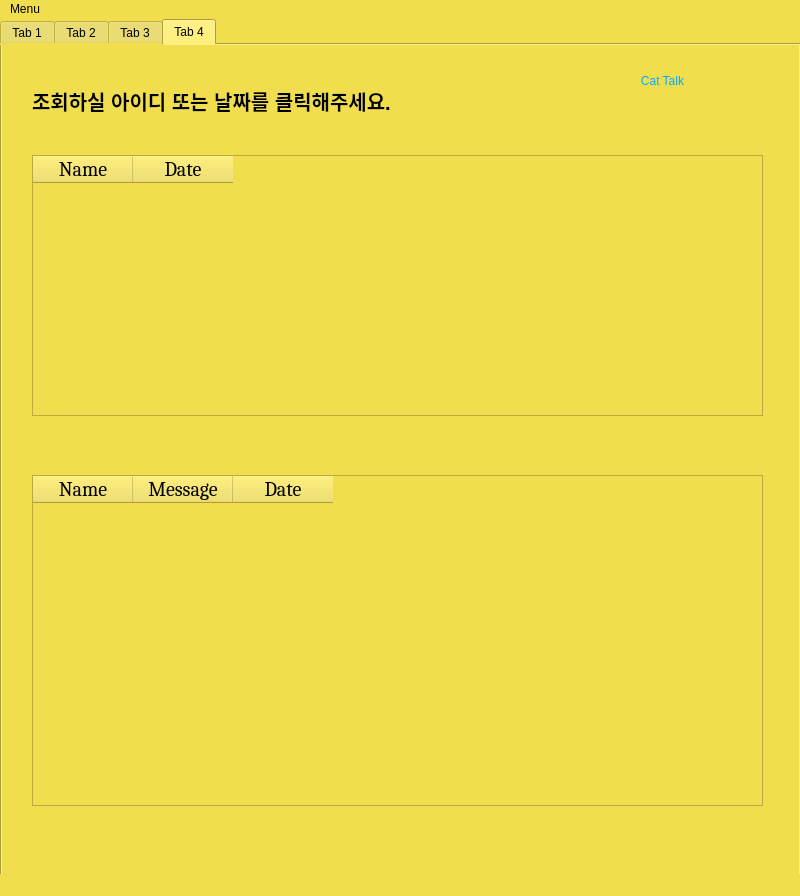
<?xml version="1.0" encoding="UTF-8"?>
<ui version="4.0">
 <class>MainWindow</class>
 <widget class="QMainWindow" name="MainWindow">
  <property name="geometry">
   <rect>
    <x>0</x>
    <y>0</y>
    <width>800</width>
    <height>896</height>
   </rect>
  </property>
  <property name="windowTitle">
   <string>MainWindow</string>
  </property>
  <property name="styleSheet">
   <string notr="true">background-color: rgb(241, 222, 78);</string>
  </property>
  <widget class="QWidget" name="centralwidget">
   <widget class="QTabWidget" name="tabWidget">
    <property name="geometry">
     <rect>
      <x>0</x>
      <y>0</y>
      <width>801</width>
      <height>871</height>
     </rect>
    </property>
    <property name="currentIndex">
     <number>3</number>
    </property>
    <widget class="QWidget" name="tab">
     <attribute name="title">
      <string>Tab 1</string>
     </attribute>
     <widget class="QLabel" name="label_4">
      <property name="geometry">
       <rect>
        <x>210</x>
        <y>10</y>
        <width>401</width>
        <height>111</height>
       </rect>
      </property>
      <property name="styleSheet">
       <string notr="true">border-radius: 20px;
font: 35pt &quot;Cambria&quot;;
color: rgb(0, 170, 255)</string>
      </property>
      <property name="text">
       <string>Cat Talk</string>
      </property>
      <property name="alignment">
       <set>Qt::AlignCenter</set>
      </property>
     </widget>
     <widget class="QLineEdit" name="user_name">
      <property name="geometry">
       <rect>
        <x>250</x>
        <y>530</y>
        <width>291</width>
        <height>61</height>
       </rect>
      </property>
      <property name="styleSheet">
       <string notr="true">background-color:rgb(255, 255, 255);
font: 20pt &quot;Cambria&quot;;</string>
      </property>
      <property name="text">
       <string/>
      </property>
      <property name="placeholderText">
       <string>박의용</string>
      </property>
     </widget>
     <widget class="QLabel" name="label_6">
      <property name="geometry">
       <rect>
        <x>10</x>
        <y>600</y>
        <width>221</width>
        <height>61</height>
       </rect>
      </property>
      <property name="styleSheet">
       <string notr="true">
font: 25pt &quot;Cambria&quot;;
color: rgb(0, 170, 255)</string>
      </property>
      <property name="text">
       <string>IP 주소</string>
      </property>
      <property name="alignment">
       <set>Qt::AlignCenter</set>
      </property>
     </widget>
     <widget class="QLineEdit" name="user_ip">
      <property name="geometry">
       <rect>
        <x>250</x>
        <y>600</y>
        <width>291</width>
        <height>61</height>
       </rect>
      </property>
      <property name="styleSheet">
       <string notr="true">background-color:rgb(255, 255, 255);
font: 20pt &quot;Cambria&quot;;</string>
      </property>
      <property name="text">
       <string/>
      </property>
      <property name="placeholderText">
       <string>10.10.21.113</string>
      </property>
     </widget>
     <widget class="QPushButton" name="entrance_btn">
      <property name="geometry">
       <rect>
        <x>250</x>
        <y>750</y>
        <width>291</width>
        <height>61</height>
       </rect>
      </property>
      <property name="styleSheet">
       <string notr="true">QPushButton{
border-radius: 20px;
font: 25pt &quot;Cambria&quot;;
color: rgb(0, 170, 255)
}</string>
      </property>
      <property name="text">
       <string>프로필 선택</string>
      </property>
     </widget>
     <widget class="QLabel" name="label_5">
      <property name="geometry">
       <rect>
        <x>10</x>
        <y>530</y>
        <width>221</width>
        <height>61</height>
       </rect>
      </property>
      <property name="styleSheet">
       <string notr="true">
font: 25pt &quot;Cambria&quot;;
color: rgb(0, 170, 255)</string>
      </property>
      <property name="text">
       <string>유저 이름</string>
      </property>
      <property name="alignment">
       <set>Qt::AlignCenter</set>
      </property>
     </widget>
     <widget class="QLabel" name="profile_label">
      <property name="geometry">
       <rect>
        <x>0</x>
        <y>0</y>
        <width>800</width>
        <height>896</height>
       </rect>
      </property>
      <property name="text">
       <string/>
      </property>
      <property name="textFormat">
       <enum>Qt::AutoText</enum>
      </property>
      <property name="pixmap">
       <pixmap>gb.jpg</pixmap>
      </property>
      <property name="alignment">
       <set>Qt::AlignLeading|Qt::AlignLeft|Qt::AlignVCenter</set>
      </property>
      <property name="wordWrap">
       <bool>false</bool>
      </property>
      <property name="margin">
       <number>0</number>
      </property>
     </widget>
     <widget class="QLineEdit" name="user_port">
      <property name="geometry">
       <rect>
        <x>250</x>
        <y>670</y>
        <width>291</width>
        <height>61</height>
       </rect>
      </property>
      <property name="styleSheet">
       <string notr="true">background-color:rgb(255, 255, 255);
font: 20pt &quot;Cambria&quot;;</string>
      </property>
      <property name="text">
       <string/>
      </property>
      <property name="placeholderText">
       <string>5456</string>
      </property>
     </widget>
     <widget class="QLabel" name="label_7">
      <property name="geometry">
       <rect>
        <x>10</x>
        <y>670</y>
        <width>221</width>
        <height>61</height>
       </rect>
      </property>
      <property name="styleSheet">
       <string notr="true">
font: 25pt &quot;Cambria&quot;;
color: rgb(0, 170, 255)</string>
      </property>
      <property name="text">
       <string>포트 번호</string>
      </property>
      <property name="alignment">
       <set>Qt::AlignCenter</set>
      </property>
     </widget>
     <widget class="QLabel" name="profile_choice_label">
      <property name="geometry">
       <rect>
        <x>560</x>
        <y>670</y>
        <width>221</width>
        <height>141</height>
       </rect>
      </property>
      <property name="text">
       <string/>
      </property>
      <property name="pixmap">
       <pixmap>1.png</pixmap>
      </property>
      <property name="scaledContents">
       <bool>true</bool>
      </property>
     </widget>
     <zorder>profile_label</zorder>
     <zorder>label_4</zorder>
     <zorder>user_name</zorder>
     <zorder>label_6</zorder>
     <zorder>user_ip</zorder>
     <zorder>entrance_btn</zorder>
     <zorder>label_5</zorder>
     <zorder>user_port</zorder>
     <zorder>label_7</zorder>
     <zorder>profile_choice_label</zorder>
    </widget>
    <widget class="QWidget" name="tab_2">
     <attribute name="title">
      <string>Tab 2</string>
     </attribute>
     <widget class="QLabel" name="onechat_title">
      <property name="geometry">
       <rect>
        <x>10</x>
        <y>160</y>
        <width>151</width>
        <height>51</height>
       </rect>
      </property>
      <property name="styleSheet">
       <string notr="true">
font: 25pt &quot;Cambria&quot;;
color: rgb(0, 170, 255)</string>
      </property>
      <property name="text">
       <string>접속유저</string>
      </property>
      <property name="alignment">
       <set>Qt::AlignCenter</set>
      </property>
     </widget>
     <widget class="QTableWidget" name="user_tableWidget">
      <property name="geometry">
       <rect>
        <x>10</x>
        <y>220</y>
        <width>781</width>
        <height>611</height>
       </rect>
      </property>
      <property name="font">
       <font>
        <family>Cambria</family>
        <pointsize>15</pointsize>
        <weight>50</weight>
        <italic>false</italic>
        <bold>false</bold>
       </font>
      </property>
      <property name="styleSheet">
       <string notr="true">background-color:rgb(255, 255, 255);
font: 15pt &quot;Cambria&quot;;</string>
      </property>
      <attribute name="horizontalHeaderDefaultSectionSize">
       <number>259</number>
      </attribute>
      <column>
       <property name="text">
        <string>프로필</string>
       </property>
      </column>
      <column>
       <property name="text">
        <string>이름</string>
       </property>
      </column>
      <column>
       <property name="text">
        <string>접속여부</string>
       </property>
      </column>
     </widget>
     <widget class="QLabel" name="onechat_title_2">
      <property name="geometry">
       <rect>
        <x>10</x>
        <y>20</y>
        <width>131</width>
        <height>51</height>
       </rect>
      </property>
      <property name="styleSheet">
       <string notr="true">
font: 25pt &quot;Cambria&quot;;
color: rgb(0, 170, 255)</string>
      </property>
      <property name="text">
       <string>프로필</string>
      </property>
      <property name="alignment">
       <set>Qt::AlignCenter</set>
      </property>
     </widget>
     <widget class="QLabel" name="profile_id_label">
      <property name="geometry">
       <rect>
        <x>150</x>
        <y>10</y>
        <width>221</width>
        <height>141</height>
       </rect>
      </property>
      <property name="styleSheet">
       <string notr="true">background-color:rgb(255, 255, 255);</string>
      </property>
      <property name="text">
       <string/>
      </property>
      <property name="pixmap">
       <pixmap>1.png</pixmap>
      </property>
      <property name="scaledContents">
       <bool>true</bool>
      </property>
     </widget>
     <widget class="QLabel" name="label_8">
      <property name="geometry">
       <rect>
        <x>400</x>
        <y>0</y>
        <width>221</width>
        <height>61</height>
       </rect>
      </property>
      <property name="styleSheet">
       <string notr="true">
font: 25pt &quot;Cambria&quot;;
color: rgb(0, 170, 255)</string>
      </property>
      <property name="text">
       <string>접속 ID</string>
      </property>
      <property name="alignment">
       <set>Qt::AlignCenter</set>
      </property>
     </widget>
     <widget class="QLabel" name="id_label">
      <property name="geometry">
       <rect>
        <x>460</x>
        <y>60</y>
        <width>291</width>
        <height>51</height>
       </rect>
      </property>
      <property name="styleSheet">
       <string notr="true">background-color:rgb(255, 255, 255);

font: 25pt &quot;Cambria&quot;;</string>
      </property>
      <property name="text">
       <string/>
      </property>
      <property name="alignment">
       <set>Qt::AlignCenter</set>
      </property>
     </widget>
     <widget class="QLabel" name="label_10">
      <property name="geometry">
       <rect>
        <x>160</x>
        <y>160</y>
        <width>331</width>
        <height>51</height>
       </rect>
      </property>
      <property name="styleSheet">
       <string notr="true">border-radius: 20px;
font: 35pt &quot;Cambria&quot;;
color: rgb(0, 170, 255)</string>
      </property>
      <property name="text">
       <string>Cat Talk</string>
      </property>
      <property name="alignment">
       <set>Qt::AlignCenter</set>
      </property>
     </widget>
     <widget class="QLabel" name="onechat_title_4">
      <property name="geometry">
       <rect>
        <x>10</x>
        <y>70</y>
        <width>131</width>
        <height>51</height>
       </rect>
      </property>
      <property name="styleSheet">
       <string notr="true">
font: 25pt &quot;Cambria&quot;;
color: rgb(0, 170, 255)</string>
      </property>
      <property name="text">
       <string>Me(나)</string>
      </property>
      <property name="alignment">
       <set>Qt::AlignCenter</set>
      </property>
     </widget>
     <widget class="QPushButton" name="msg_history_btn">
      <property name="geometry">
       <rect>
        <x>460</x>
        <y>140</y>
        <width>291</width>
        <height>61</height>
       </rect>
      </property>
      <property name="styleSheet">
       <string notr="true">QPushButton{
border-radius: 20px;
background-color:rgb(255, 255, 255);
font: 20pt &quot;Cambria&quot;;
color: rgb(0, 170, 255)
}</string>
      </property>
      <property name="text">
       <string>지난 대화내용 조회</string>
      </property>
     </widget>
    </widget>
    <widget class="QWidget" name="tab_3">
     <attribute name="title">
      <string>Tab 3</string>
     </attribute>
     <widget class="QTextBrowser" name="userList">
      <property name="geometry">
       <rect>
        <x>20</x>
        <y>340</y>
        <width>341</width>
        <height>311</height>
       </rect>
      </property>
      <property name="styleSheet">
       <string notr="true">background-color:rgb(255, 255, 255);
font: 15pt &quot;Cambria&quot;;</string>
      </property>
     </widget>
     <widget class="QLineEdit" name="msg_lienEdit">
      <property name="geometry">
       <rect>
        <x>20</x>
        <y>660</y>
        <width>461</width>
        <height>71</height>
       </rect>
      </property>
      <property name="styleSheet">
       <string notr="true">font: 25pt &quot;Cambria&quot;;</string>
      </property>
      <property name="text">
       <string/>
      </property>
      <property name="placeholderText">
       <string>메세지를 작성 해 주세요</string>
      </property>
     </widget>
     <widget class="QPushButton" name="msg_send_btn">
      <property name="geometry">
       <rect>
        <x>500</x>
        <y>670</y>
        <width>291</width>
        <height>61</height>
       </rect>
      </property>
      <property name="styleSheet">
       <string notr="true">QPushButton{
border-radius: 20px;
background-color:rgb(255, 255, 255);
font: 20pt &quot;Cambria&quot;;
color: rgb(0, 170, 255)
}</string>
      </property>
      <property name="text">
       <string>전송</string>
      </property>
     </widget>
     <widget class="QPushButton" name="chat_exit_btn">
      <property name="geometry">
       <rect>
        <x>500</x>
        <y>740</y>
        <width>291</width>
        <height>61</height>
       </rect>
      </property>
      <property name="styleSheet">
       <string notr="true">QPushButton{
border-radius: 20px;
background-color:rgb(255, 255, 255);
font: 20pt &quot;Cambria&quot;;
color: rgb(0, 170, 255)
}</string>
      </property>
      <property name="text">
       <string>채팅방 나가기</string>
      </property>
     </widget>
     <widget class="QLabel" name="label_9">
      <property name="geometry">
       <rect>
        <x>30</x>
        <y>290</y>
        <width>311</width>
        <height>51</height>
       </rect>
      </property>
      <property name="styleSheet">
       <string notr="true">
font: 25pt &quot;Cambria&quot;;
color: rgb(0, 170, 255)</string>
      </property>
      <property name="text">
       <string>대화 상대</string>
      </property>
      <property name="alignment">
       <set>Qt::AlignCenter</set>
      </property>
     </widget>
     <widget class="QTextBrowser" name="chat">
      <property name="geometry">
       <rect>
        <x>390</x>
        <y>60</y>
        <width>381</width>
        <height>591</height>
       </rect>
      </property>
      <property name="styleSheet">
       <string notr="true">background-color:rgb(255, 255, 255);
font: 15pt &quot;Cambria&quot;;</string>
      </property>
     </widget>
     <widget class="QLabel" name="onechat_title_3">
      <property name="geometry">
       <rect>
        <x>20</x>
        <y>10</y>
        <width>341</width>
        <height>51</height>
       </rect>
      </property>
      <property name="styleSheet">
       <string notr="true">
font: 25pt &quot;Cambria&quot;;
color: rgb(0, 170, 255)</string>
      </property>
      <property name="text">
       <string>친구</string>
      </property>
      <property name="alignment">
       <set>Qt::AlignCenter</set>
      </property>
     </widget>
     <widget class="QTableWidget" name="chat_tableWidget">
      <property name="geometry">
       <rect>
        <x>20</x>
        <y>60</y>
        <width>341</width>
        <height>221</height>
       </rect>
      </property>
      <property name="styleSheet">
       <string notr="true">background-color:rgb(255, 255, 255);
font: 15pt &quot;Cambria&quot;;</string>
      </property>
      <attribute name="horizontalHeaderDefaultSectionSize">
       <number>259</number>
      </attribute>
      <column>
       <property name="text">
        <string>프로필</string>
       </property>
      </column>
      <column>
       <property name="text">
        <string>이름</string>
       </property>
      </column>
      <column>
       <property name="text">
        <string>접속여부</string>
       </property>
      </column>
     </widget>
     <widget class="QLabel" name="onechat_title_5">
      <property name="geometry">
       <rect>
        <x>410</x>
        <y>10</y>
        <width>341</width>
        <height>51</height>
       </rect>
      </property>
      <property name="styleSheet">
       <string notr="true">
font: 25pt &quot;Cambria&quot;;
color: rgb(0, 170, 255)</string>
      </property>
      <property name="text">
       <string>대화 내용</string>
      </property>
      <property name="alignment">
       <set>Qt::AlignCenter</set>
      </property>
     </widget>
     <widget class="QPushButton" name="friend_find_btn">
      <property name="geometry">
       <rect>
        <x>310</x>
        <y>740</y>
        <width>171</width>
        <height>61</height>
       </rect>
      </property>
      <property name="styleSheet">
       <string notr="true">QPushButton{
border-radius: 20px;
background-color:rgb(255, 255, 255);
font: 20pt &quot;Cambria&quot;;
color: rgb(0, 170, 255)
}</string>
      </property>
      <property name="text">
       <string>친구 찾기</string>
      </property>
     </widget>
     <widget class="QLabel" name="label_11">
      <property name="geometry">
       <rect>
        <x>20</x>
        <y>750</y>
        <width>261</width>
        <height>51</height>
       </rect>
      </property>
      <property name="styleSheet">
       <string notr="true">border-radius: 20px;
font: 35pt &quot;Cambria&quot;;
color: rgb(0, 170, 255)</string>
      </property>
      <property name="text">
       <string>Cat Talk</string>
      </property>
      <property name="alignment">
       <set>Qt::AlignCenter</set>
      </property>
     </widget>
    </widget>
    <widget class="QWidget" name="tab_4">
     <attribute name="title">
      <string>Tab 4</string>
     </attribute>
     <widget class="QTableWidget" name="history_table">
      <property name="geometry">
       <rect>
        <x>30</x>
        <y>110</y>
        <width>731</width>
        <height>261</height>
       </rect>
      </property>
      <property name="font">
       <font>
        <family>Cambria</family>
        <pointsize>15</pointsize>
       </font>
      </property>
      <column>
       <property name="text">
        <string>Name</string>
       </property>
      </column>
      <column>
       <property name="text">
        <string>Date</string>
       </property>
      </column>
     </widget>
     <widget class="QTableWidget" name="message_table">
      <property name="geometry">
       <rect>
        <x>30</x>
        <y>430</y>
        <width>731</width>
        <height>331</height>
       </rect>
      </property>
      <property name="font">
       <font>
        <family>Cambria</family>
        <pointsize>15</pointsize>
       </font>
      </property>
      <column>
       <property name="text">
        <string>Name</string>
       </property>
      </column>
      <column>
       <property name="text">
        <string>Message</string>
       </property>
      </column>
      <column>
       <property name="text">
        <string>Date</string>
       </property>
      </column>
     </widget>
     <widget class="QLabel" name="label_12">
      <property name="geometry">
       <rect>
        <x>530</x>
        <y>10</y>
        <width>261</width>
        <height>51</height>
       </rect>
      </property>
      <property name="styleSheet">
       <string notr="true">border-radius: 20px;
font: 35pt &quot;Cambria&quot;;
color: rgb(0, 170, 255)</string>
      </property>
      <property name="text">
       <string>Cat Talk</string>
      </property>
      <property name="alignment">
       <set>Qt::AlignCenter</set>
      </property>
     </widget>
     <widget class="QLabel" name="label">
      <property name="geometry">
       <rect>
        <x>30</x>
        <y>20</y>
        <width>451</width>
        <height>71</height>
       </rect>
      </property>
      <property name="font">
       <font>
        <pointsize>15</pointsize>
        <weight>75</weight>
        <bold>true</bold>
       </font>
      </property>
      <property name="text">
       <string>조회하실 아이디 또는 날짜를 클릭해주세요.</string>
      </property>
     </widget>
    </widget>
   </widget>
  </widget>
  <widget class="QMenuBar" name="menubar">
   <property name="geometry">
    <rect>
     <x>0</x>
     <y>0</y>
     <width>800</width>
     <height>21</height>
    </rect>
   </property>
   <widget class="QMenu" name="menuMenu">
    <property name="title">
     <string>Menu</string>
    </property>
    <addaction name="actionLogout"/>
   </widget>
   <addaction name="menuMenu"/>
  </widget>
  <widget class="QStatusBar" name="statusbar"/>
  <action name="actionLogout">
   <property name="text">
    <string>Logout</string>
   </property>
  </action>
 </widget>
 <resources/>
 <connections/>
</ui>
